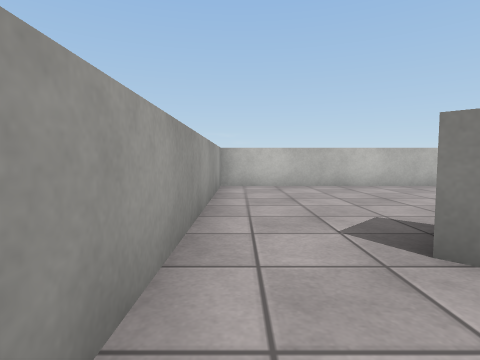
View 1 (above)

21 first-person views from a walk through a 3-D level made in the Unity game engine. The camera is 0.68 m above the floor, tilts 4° down and sees 80° across. The floor is counted in squares, 1 m on a side. Each view is taken from the middle of a square. On the plan, view 1 faces up. The plan holds only what a view shows up to about 9 squares ahead; the rest is blank. The place goes on beyond the plan. The player character is not drawn. Surface patterns are stand-ins for the level's own textures.

View 2
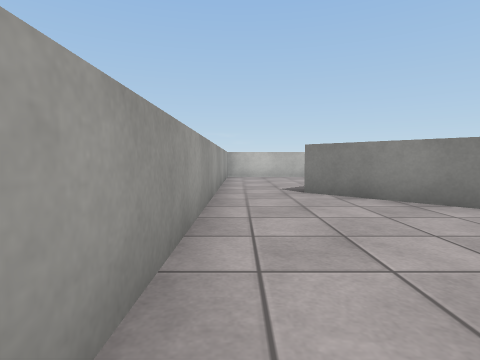

View 3
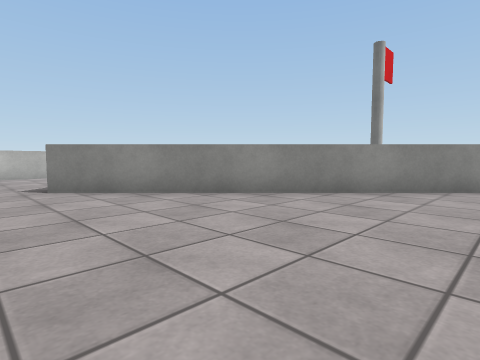

View 4
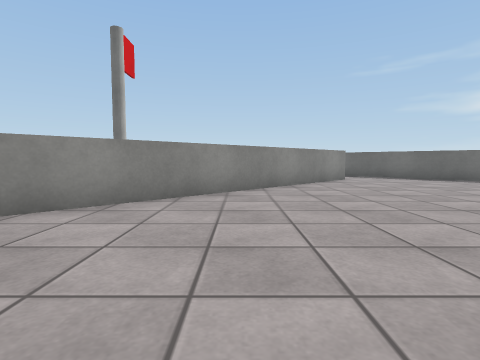

View 5
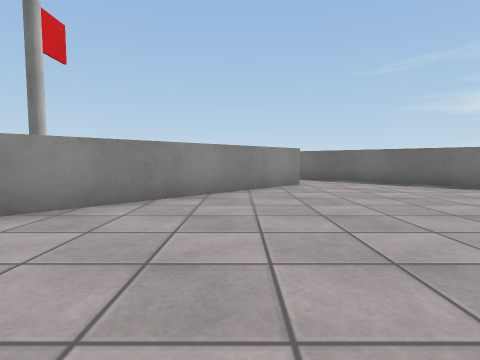

View 6
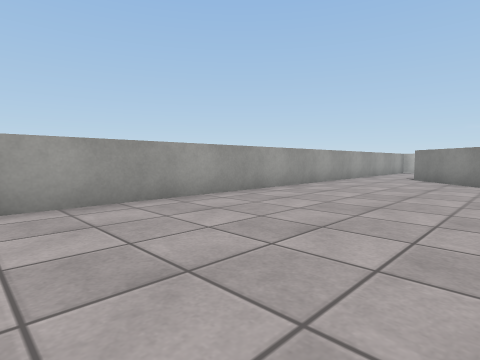

View 7
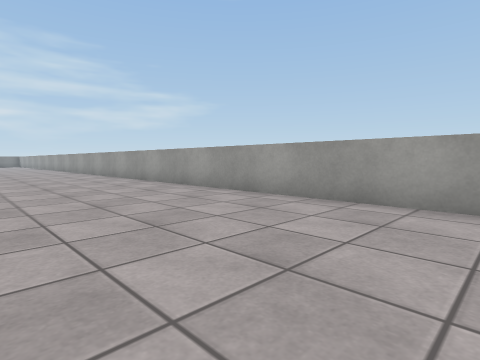

View 8
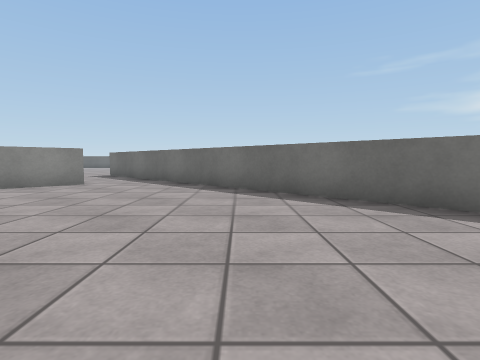

View 9
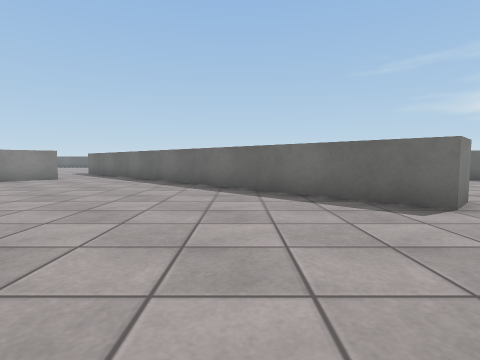

View 10
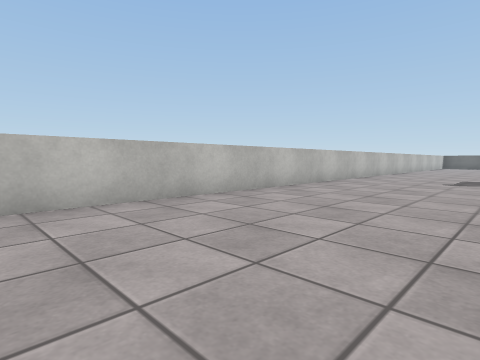

View 11
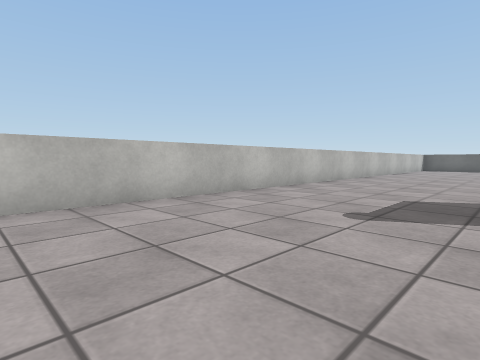

View 12
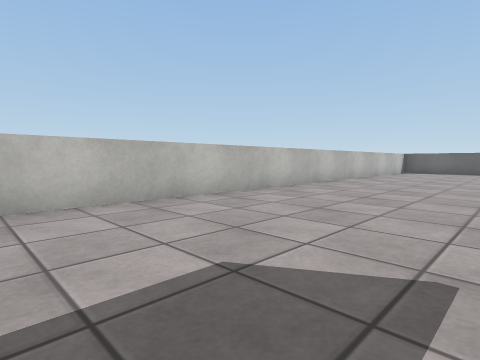

View 13
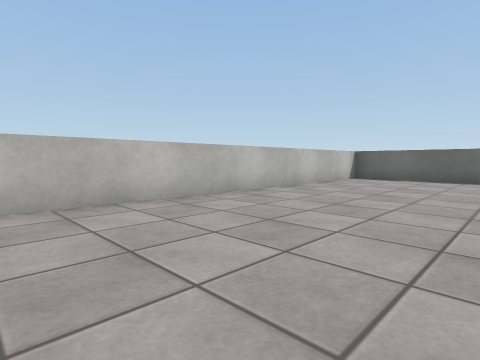

View 14
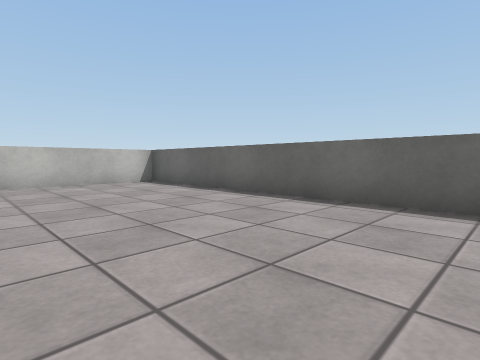

View 15
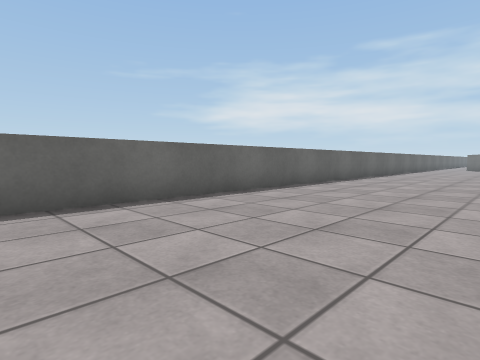

View 16
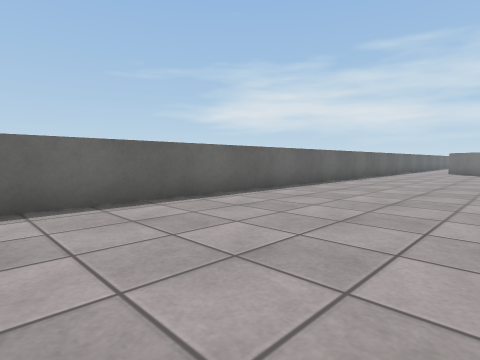

View 17
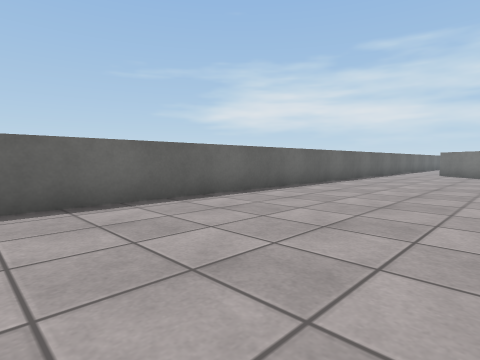

View 18
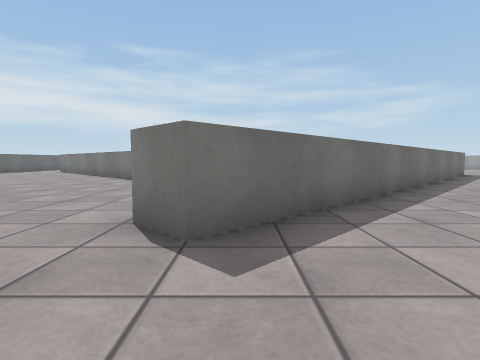

View 19
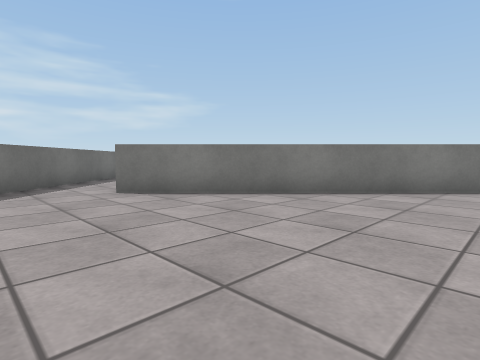

View 20
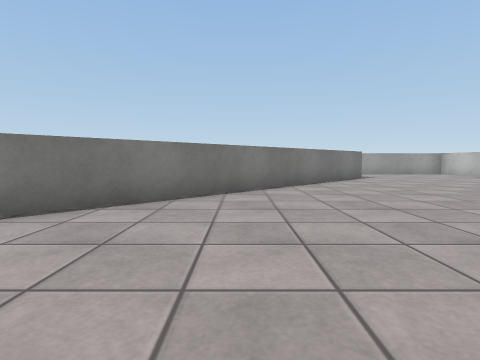

View 21
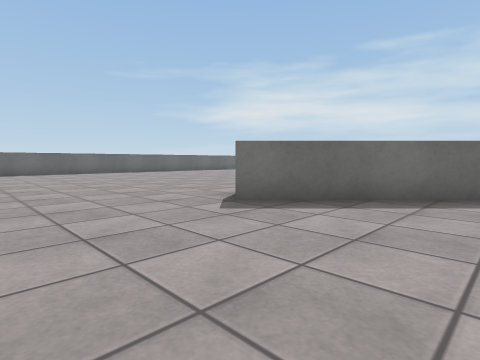

### Floor plan
Points are (right, up) in squares from view 1. A wall is a line through its corners. A room is listed if a view was taken in it or the views show most of it. See-through windows are left out.
Room 1 (views 1, 2, 3, 4, 5, 6, 7, 8, 9)
walls: (12, -8.7) (1.3, 2); (5.8, -18) (12.9, -10.8); (-0.5, 0.5) (-0.5, -15.4)
ways out: opening at (0.5, 1.5) to room 2; opening at (13, -9.5) to room 2
Room 2 (views 10, 11, 12, 13, 14, 15, 16, 17, 18, 19, 20, 21)
walls: (12.9, -10.8) (16.4, -7.3) (17.2, -8.1); (3.9, 0.8) (12.7, -8); (28.5, -15.2) (28.5, 7.5) (-0.5, 7.5) (-0.5, 0.5)
ways out: opening at (0.5, 1.5) to room 1; opening at (13, -9.5) to room 1

Positions as (right, up) in squares from view 1, and headings:
1: (0, 0), facing up
2: (0, -4), facing up
3: (0, -5), facing up-right
4: (2, -5), facing right
5: (4, -7), facing right
6: (4, -9), facing up-left
7: (4, -7), facing down-left
8: (4, -13), facing right
9: (2, -15), facing right
10: (2, 3), facing up-right
11: (8, 3), facing up-right
12: (12, 3), facing up-right
13: (18, 3), facing up-right
14: (24, -1), facing up-right
15: (24, 1), facing down-right
16: (24, -5), facing down-right
17: (24, -7), facing down-right
18: (16, -5), facing down
19: (15, -2), facing down-left
20: (13, -2), facing left
21: (13, -4), facing down-right
